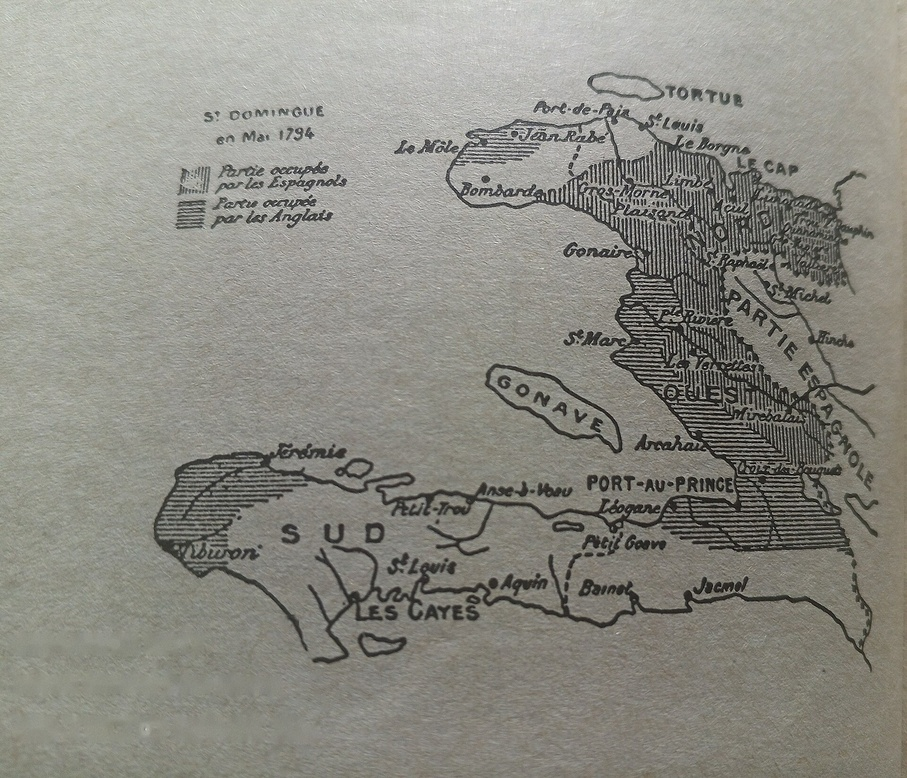
#> input picture toussaint/assets/broll_interim/b71_carte_colonie.jpg, 907 x 778 px, shrunk from 1920 x 1647 before the run, found by its file name
$ python fix_assets.py
#> lines starting #> are read from the running program, lines starting #| are printed output that depends on the picture; after the words box and inside, x2 and y2 are one past the last pixel; in counts of white or black regions, pixels touching at a corner belong together
#!/usr/bin/env python3
"""Post-fixes on downloaded assets (idempotent; a .fixed sidecar marks done files).
b71_carte_colonie: the photo carries a phone-camera stamp (date, photographer name, phone model) in white text on blank
paper, bottom-left. Remove it: mask the bright text pixels inside that area and inpaint them from the surrounding paper
(OpenCV Telea), then restore paper grain. The photographer stays credited in credits.csv."""
import os, cv2, numpy as np
ROOT = os.path.dirname(os.path.dirname(os.path.abspath(__file__)))
def fix_b71(path, THR=18):
#> called with THR = 15
    if os.path.exists(path + ".fixed") or not os.path.exists(path): return
    im = cv2.imread(path); H, W = im.shape[:2]
#> in fix_b71, im is the input picture: shape (778, 907, 3); mean B, G, R 131.2, 139, 139.8
#> after `H, W = im.shape[:2]`: H = 778; W = 907
    for (fx0, fy0, fx1, fy1) in ((0.0, 0.79, 0.33, 0.86), (0.0, 0.86, 0.37, 1.0)):   # stamp boxes that stay clear of the map lines
        x0, y0, x1, y1 = int(fx0 * W), int(fy0 * H), int(fx1 * W), int(fy1 * H)
        roi = im[y0:y1, x0:x1]; g = cv2.cvtColor(roi, cv2.COLOR_BGR2GRAY).astype(np.float32)
        bg = cv2.medianBlur(g.astype(np.uint8), 31).astype(np.float32)
        mask = ((g - bg) > THR).astype(np.uint8) * 255
        mask = cv2.morphologyEx(mask, cv2.MORPH_OPEN, np.ones((2, 2), np.uint8)); mask = cv2.dilate(mask, np.ones((5, 5), np.uint8), iterations=3)
        fixed = cv2.inpaint(roi, mask, 9, cv2.INPAINT_TELEA)
        rng = np.random.default_rng(71); noise = rng.normal(0, 4.0, fixed.shape[:2])[..., None]
        m3 = (cv2.GaussianBlur(mask, (0, 0), 3) / 255.0)[..., None]
        im[y0:y1, x0:x1] = np.clip(fixed.astype(np.float32) + noise * m3, 0, 255).astype(np.uint8)
#> this loop made 2 passes
#> pass 1, in fix_b71, `roi = im[y0:y1, x0:x1]`:
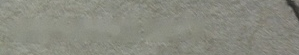
#> roi: shape (55, 299, 3); mean B, G, R 127.3, 138, 137.1
#> pass 1, in fix_b71, `bg = cv2.medianBlur(g.astype(np.uint8), 31).astype(np.float32)`:
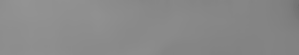
#> bg: shape (55, 299) float32; min 110, max 147, mean 137
#> pass 1, in fix_b71, `mask = ((g - bg) > THR).astype(np.uint8) * 255`:
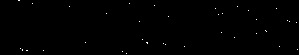
#> mask: shape (55, 299); 0.26% white in thin lines or dots
#> after the loop: im: shape (778, 907, 3); 0.17% of pixels changed, all inside (x1, y1, x2, y2) = (5, 614, 165, 750)
#> after the loop:
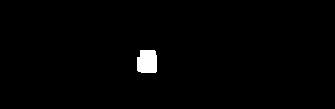
#> mask: shape (109, 335); 1.2% white; 1 white region, box (x1, y1, x2, y2) and area: (137, 50, 157, 73) 427
#> after the loop:
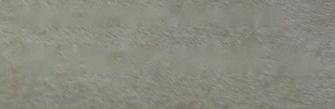
#> roi: shape (109, 335, 3); mean B, G, R 127.1, 138, 137.3
    cv2.imwrite(path, im, [cv2.IMWRITE_JPEG_QUALITY, 93]); open(path + ".fixed", "w").write("phone stamp inpainted\n"); print("fixed", path)
#| fixed toussaint/assets/broll/b71_carte_colonie.jpg
for d in ("broll", "broll_interim"): fix_b71(os.path.join(ROOT, "assets", d, "b71_carte_colonie.jpg"), 15)
